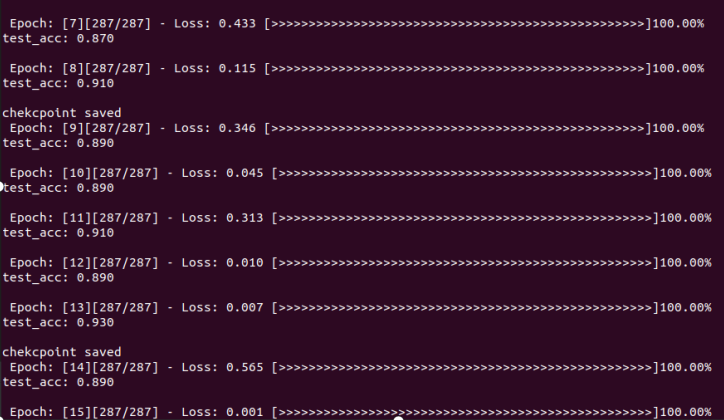
#> input picture show/1.png, 724 x 420 px, found by its file name; its folder holds 4 pictures in this run
$ python preprocess.py   (older library calls are emulated)
#> lines starting #> are read from the running program, lines starting #| are printed output that depends on the picture
import sys
import numpy as np
import cv2
from PIL import Image
import os
import re
import shutil


# [4 lines of commented-out code are left out]


# [36 lines left out: functions stitch_pano_overlap, stitch_pano, not called in this run]


def pano_resize(imgs_path):
    img_cnt = 0
    for img_name in os.listdir(imgs_path):
        if not re.match(r'.+d\.jpeg', img_name):
            img_cnt += 1
            img_path = imgs_path + img_name
            img = Image.open(img_path)
#> img is the input picture: PIL image 724x420 RGBA; mean R, G, B, A 54.3, 20, 43.8, 255
            (x, y) = img.size
#> x = 724; y = 420
            x_new = 512
            y_new = int(y * x_new / x)
#> y_new = 297
            out = img.resize((x_new, y_new), Image.ANTIALIAS)
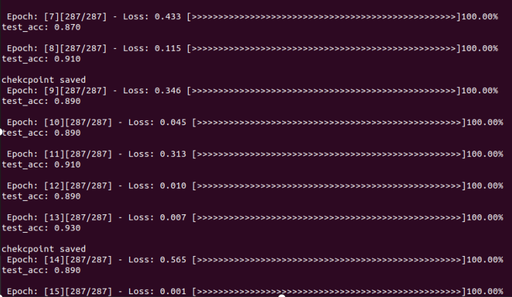
#> out: PIL image 512x297 RGBA; mean R, G, B, A 54.3, 20.1, 43.8, 255
            out.save(img_path)
#> pass 2 of the loop in pano_resize, `for img_name in os.listdir(imgs_path):`:
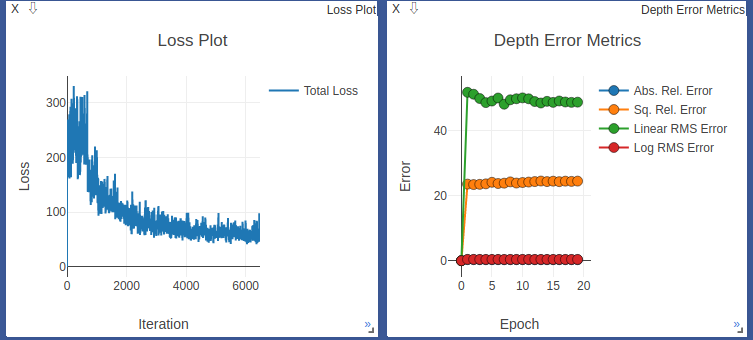
#> input picture show/2.png, 753 x 340 px, found by its file name
#> in pano_resize, img is the input picture: PIL image 753x340 RGBA; mean R, G, B, A 237.2, 239.6, 242.2, 255
#> in pano_resize, `out = img.resize((x_new, y_new), Image.ANTIALIAS)`:
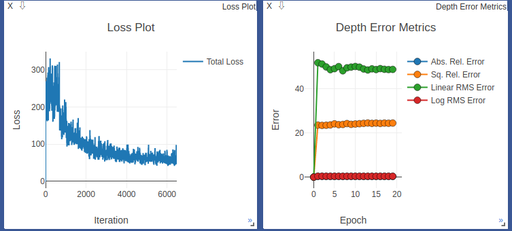
#> out: PIL image 512x231 RGBA; mean R, G, B, A 236.8, 239.2, 241.8, 255
#> pass 3 of the loop in pano_resize, `for img_name in os.listdir(imgs_path):`:
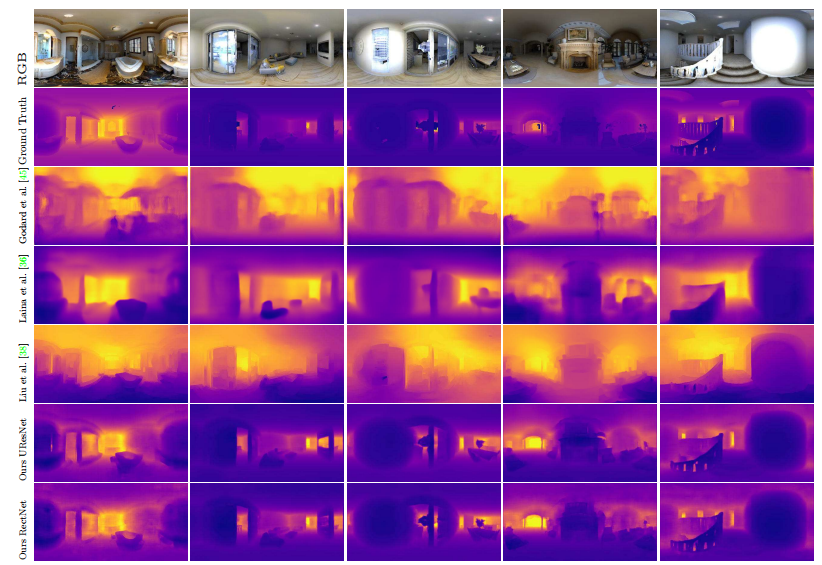
#> input picture show/3.png, 822 x 565 px, found by its file name
#> in pano_resize, img is the input picture: PIL image 822x565 RGBA; mean R, G, B, A 148.2, 74.6, 143, 255
#> in pano_resize, `out = img.resize((x_new, y_new), Image.ANTIALIAS)`:
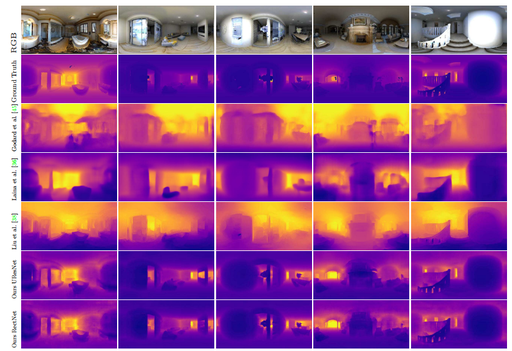
#> out: PIL image 512x351 RGBA; mean R, G, B, A 148.1, 74.8, 142.8, 255
#> the loop made 4 passes; the first 3 are shown

    print("resized imgs count:", img_cnt)


# [84 lines left out: functions delete_nopair_imgs, copy_n_imgs, copy_n_imgpairs, filter__nopair_imgs, move_files, not called in this run]


if __name__ == '__main__':
    imgs_path = '/home/nowburn/python_projects/cv/OmniDepth/show/'
    origin = '/home/nowburn/python_projects/cv/OmniDepth/data/training/'
    to = '/home/nowburn/python_projects/cv/OmniDepth/data/tmp/'
    # [4 lines of commented-out code are left out]
    pano_resize(imgs_path)
